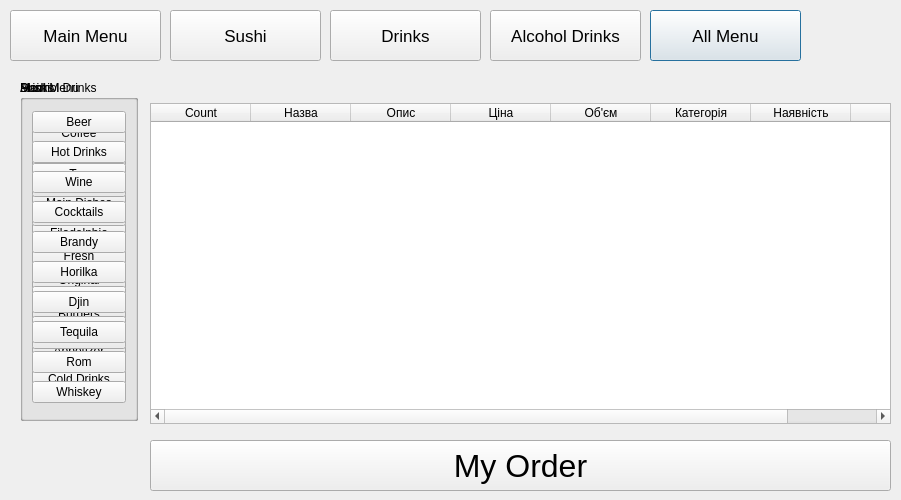
<?xml version="1.0" encoding="UTF-8"?>
<ui version="4.0">
 <class>MenuWindow</class>
 <widget class="QDialog" name="MenuWindow">
  <property name="geometry">
   <rect>
    <x>0</x>
    <y>0</y>
    <width>901</width>
    <height>500</height>
   </rect>
  </property>
  <property name="windowTitle">
   <string>Dialog</string>
  </property>
  <widget class="QTableWidget" name="tableWidget">
   <property name="geometry">
    <rect>
     <x>150</x>
     <y>103</y>
     <width>741</width>
     <height>321</height>
    </rect>
   </property>
   <property name="autoFillBackground">
    <bool>false</bool>
   </property>
   <column>
    <property name="text">
     <string>Count</string>
    </property>
   </column>
   <column>
    <property name="text">
     <string>Назва</string>
    </property>
   </column>
   <column>
    <property name="text">
     <string>Опис</string>
    </property>
   </column>
   <column>
    <property name="text">
     <string>Ціна</string>
    </property>
   </column>
   <column>
    <property name="text">
     <string>Об'єм</string>
    </property>
   </column>
   <column>
    <property name="text">
     <string>Категорія</string>
    </property>
   </column>
   <column>
    <property name="text">
     <string>Наявність</string>
    </property>
   </column>
   <column>
    <property name="text">
     <string>+</string>
    </property>
   </column>
  </widget>
  <widget class="QPushButton" name="pushButton_2">
   <property name="geometry">
    <rect>
     <x>650</x>
     <y>10</y>
     <width>151</width>
     <height>51</height>
    </rect>
   </property>
   <property name="font">
    <font>
     <pointsize>13</pointsize>
    </font>
   </property>
   <property name="text">
    <string>All Menu</string>
   </property>
  </widget>
  <widget class="QPushButton" name="myOrder">
   <property name="geometry">
    <rect>
     <x>150</x>
     <y>440</y>
     <width>741</width>
     <height>51</height>
    </rect>
   </property>
   <property name="font">
    <font>
     <pointsize>24</pointsize>
    </font>
   </property>
   <property name="text">
    <string>My Order</string>
   </property>
  </widget>
  <widget class="QPushButton" name="mainMenu">
   <property name="geometry">
    <rect>
     <x>10</x>
     <y>10</y>
     <width>151</width>
     <height>51</height>
    </rect>
   </property>
   <property name="font">
    <font>
     <pointsize>13</pointsize>
    </font>
   </property>
   <property name="text">
    <string>Main Menu</string>
   </property>
  </widget>
  <widget class="QPushButton" name="sushi">
   <property name="geometry">
    <rect>
     <x>170</x>
     <y>10</y>
     <width>151</width>
     <height>51</height>
    </rect>
   </property>
   <property name="font">
    <font>
     <pointsize>13</pointsize>
    </font>
   </property>
   <property name="text">
    <string>Sushi</string>
   </property>
  </widget>
  <widget class="QPushButton" name="drinks">
   <property name="geometry">
    <rect>
     <x>330</x>
     <y>10</y>
     <width>151</width>
     <height>51</height>
    </rect>
   </property>
   <property name="font">
    <font>
     <pointsize>13</pointsize>
    </font>
   </property>
   <property name="text">
    <string>Drinks</string>
   </property>
  </widget>
  <widget class="QPushButton" name="alcoholDrinks">
   <property name="geometry">
    <rect>
     <x>490</x>
     <y>10</y>
     <width>151</width>
     <height>51</height>
    </rect>
   </property>
   <property name="font">
    <font>
     <pointsize>13</pointsize>
    </font>
   </property>
   <property name="text">
    <string>Alcohol Drinks</string>
   </property>
  </widget>
  <widget class="QGroupBox" name="mainMenuBox">
   <property name="enabled">
    <bool>true</bool>
   </property>
   <property name="geometry">
    <rect>
     <x>20</x>
     <y>80</y>
     <width>118</width>
     <height>341</height>
    </rect>
   </property>
   <property name="title">
    <string>Main Menu</string>
   </property>
   <layout class="QVBoxLayout" name="verticalLayout">
    <item>
     <widget class="QPushButton" name="salads">
      <property name="text">
       <string>Salads</string>
      </property>
     </widget>
    </item>
    <item>
     <widget class="QPushButton" name="firstDishes">
      <property name="text">
       <string>First Dishes</string>
      </property>
     </widget>
    </item>
    <item>
     <widget class="QPushButton" name="mainDishes">
      <property name="text">
       <string>Main Dishes</string>
      </property>
     </widget>
    </item>
    <item>
     <widget class="QPushButton" name="sideDishes">
      <property name="text">
       <string>Side Dishes</string>
      </property>
     </widget>
    </item>
    <item>
     <widget class="QPushButton" name="pizza">
      <property name="text">
       <string>Pizza</string>
      </property>
     </widget>
    </item>
    <item>
     <widget class="QPushButton" name="burgers">
      <property name="text">
       <string>Burgers</string>
      </property>
     </widget>
    </item>
    <item>
     <widget class="QPushButton" name="appetizer">
      <property name="text">
       <string>Appetizer</string>
      </property>
     </widget>
    </item>
    <item>
     <widget class="QPushButton" name="desserts">
      <property name="text">
       <string>Desserts</string>
      </property>
     </widget>
    </item>
   </layout>
  </widget>
  <widget class="QGroupBox" name="sushiMenu">
   <property name="enabled">
    <bool>true</bool>
   </property>
   <property name="geometry">
    <rect>
     <x>20</x>
     <y>80</y>
     <width>118</width>
     <height>341</height>
    </rect>
   </property>
   <property name="title">
    <string>Sushi </string>
   </property>
   <layout class="QVBoxLayout" name="verticalLayout_2">
    <item>
     <widget class="QPushButton" name="futomaki">
      <property name="text">
       <string>Futomaki</string>
      </property>
     </widget>
    </item>
    <item>
     <widget class="QPushButton" name="california">
      <property name="text">
       <string>California</string>
      </property>
     </widget>
    </item>
    <item>
     <widget class="QPushButton" name="filadelphia">
      <property name="text">
       <string>Filadelphia</string>
      </property>
     </widget>
    </item>
    <item>
     <widget class="QPushButton" name="original">
      <property name="text">
       <string>Original</string>
      </property>
     </widget>
    </item>
    <item>
     <widget class="QPushButton" name="dragons">
      <property name="text">
       <string>Dragons</string>
      </property>
     </widget>
    </item>
    <item>
     <widget class="QPushButton" name="sets">
      <property name="text">
       <string>Sets</string>
      </property>
     </widget>
    </item>
   </layout>
  </widget>
  <widget class="QGroupBox" name="drinksMenu">
   <property name="enabled">
    <bool>true</bool>
   </property>
   <property name="geometry">
    <rect>
     <x>20</x>
     <y>80</y>
     <width>118</width>
     <height>341</height>
    </rect>
   </property>
   <property name="title">
    <string>Drinks</string>
   </property>
   <layout class="QVBoxLayout" name="verticalLayout_3">
    <item>
     <widget class="QPushButton" name="coffee">
      <property name="text">
       <string>Coffee</string>
      </property>
     </widget>
    </item>
    <item>
     <widget class="QPushButton" name="tea">
      <property name="text">
       <string>Tea</string>
      </property>
     </widget>
    </item>
    <item>
     <widget class="QPushButton" name="milkshake">
      <property name="text">
       <string>Milkshake</string>
      </property>
     </widget>
    </item>
    <item>
     <widget class="QPushButton" name="fresh">
      <property name="text">
       <string>Fresh</string>
      </property>
     </widget>
    </item>
    <item>
     <widget class="QPushButton" name="limonade">
      <property name="text">
       <string>Limonade</string>
      </property>
     </widget>
    </item>
    <item>
     <widget class="QPushButton" name="Smoothies">
      <property name="text">
       <string>Smoothies</string>
      </property>
     </widget>
    </item>
    <item>
     <widget class="QPushButton" name="coldDrinks">
      <property name="text">
       <string>Cold Drinks</string>
      </property>
     </widget>
    </item>
   </layout>
  </widget>
  <widget class="QGroupBox" name="drinksMenuAlco">
   <property name="enabled">
    <bool>true</bool>
   </property>
   <property name="geometry">
    <rect>
     <x>20</x>
     <y>80</y>
     <width>118</width>
     <height>341</height>
    </rect>
   </property>
   <property name="title">
    <string>Alcohol Drinks</string>
   </property>
   <layout class="QVBoxLayout" name="verticalLayout_4">
    <item>
     <widget class="QPushButton" name="beer">
      <property name="text">
       <string>Beer</string>
      </property>
     </widget>
    </item>
    <item>
     <widget class="QPushButton" name="hotDrinks">
      <property name="text">
       <string>Hot Drinks</string>
      </property>
     </widget>
    </item>
    <item>
     <widget class="QPushButton" name="wine">
      <property name="text">
       <string>Wine</string>
      </property>
     </widget>
    </item>
    <item>
     <widget class="QPushButton" name="cocktails">
      <property name="text">
       <string>Cocktails</string>
      </property>
     </widget>
    </item>
    <item>
     <widget class="QPushButton" name="brandy">
      <property name="text">
       <string>Brandy</string>
      </property>
     </widget>
    </item>
    <item>
     <widget class="QPushButton" name="horilka">
      <property name="text">
       <string>Horilka</string>
      </property>
     </widget>
    </item>
    <item>
     <widget class="QPushButton" name="djin">
      <property name="text">
       <string>Djin</string>
      </property>
     </widget>
    </item>
    <item>
     <widget class="QPushButton" name="tequila">
      <property name="text">
       <string>Tequila</string>
      </property>
     </widget>
    </item>
    <item>
     <widget class="QPushButton" name="rom">
      <property name="text">
       <string>Rom</string>
      </property>
     </widget>
    </item>
    <item>
     <widget class="QPushButton" name="whiskey">
      <property name="text">
       <string>Whiskey</string>
      </property>
     </widget>
    </item>
   </layout>
  </widget>
 </widget>
 <resources/>
 <connections/>
</ui>
